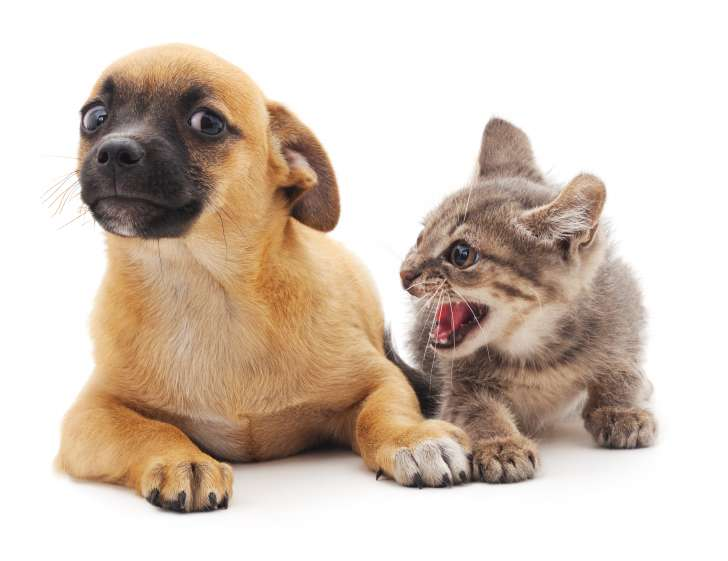
#> input picture data/catdog.jpg, 728 x 561 px
$ python bounding-box.py
#> lines starting #> are read from the running program, lines starting #| are printed output that depends on the picture
from PIL import Image
from matplotlib import pyplot as plt

img = Image.open('./data/catdog.jpg')
#> img is the input picture: PIL image 728x561 RGB; mean R, G, B 213.5, 198.9, 186.4
plt.imshow(img)
plt.show()

# 绘制bbox
dog_bbox, cat_bbox = [60, 45, 378, 516], [400, 112, 655, 493]

def bbox_to_rect(bbox, color):  # 本函数已保存在d2lzh_pytorch中方便以后使用
    # 将边界框(左上x, 左上y, 右下x, 右下y)格式转换成matplotlib格式：
    # ((左上x, 左上y), 宽, 高)
    return plt.Rectangle(
        xy=(bbox[0], bbox[1]), width=bbox[2]-bbox[0], height=bbox[3]-bbox[1],
        fill=False, edgecolor=color, linewidth=2)

fig = plt.imshow(img)
fig.axes.add_patch(bbox_to_rect(dog_bbox, 'blue'))
fig.axes.add_patch(bbox_to_rect(cat_bbox, 'red'))

plt.show()
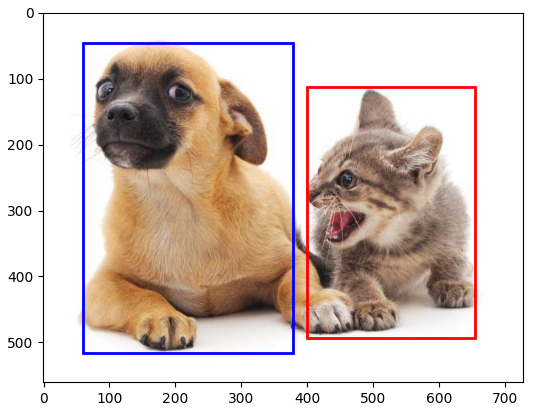
#> figure drawn by matplotlib, 1 panel
